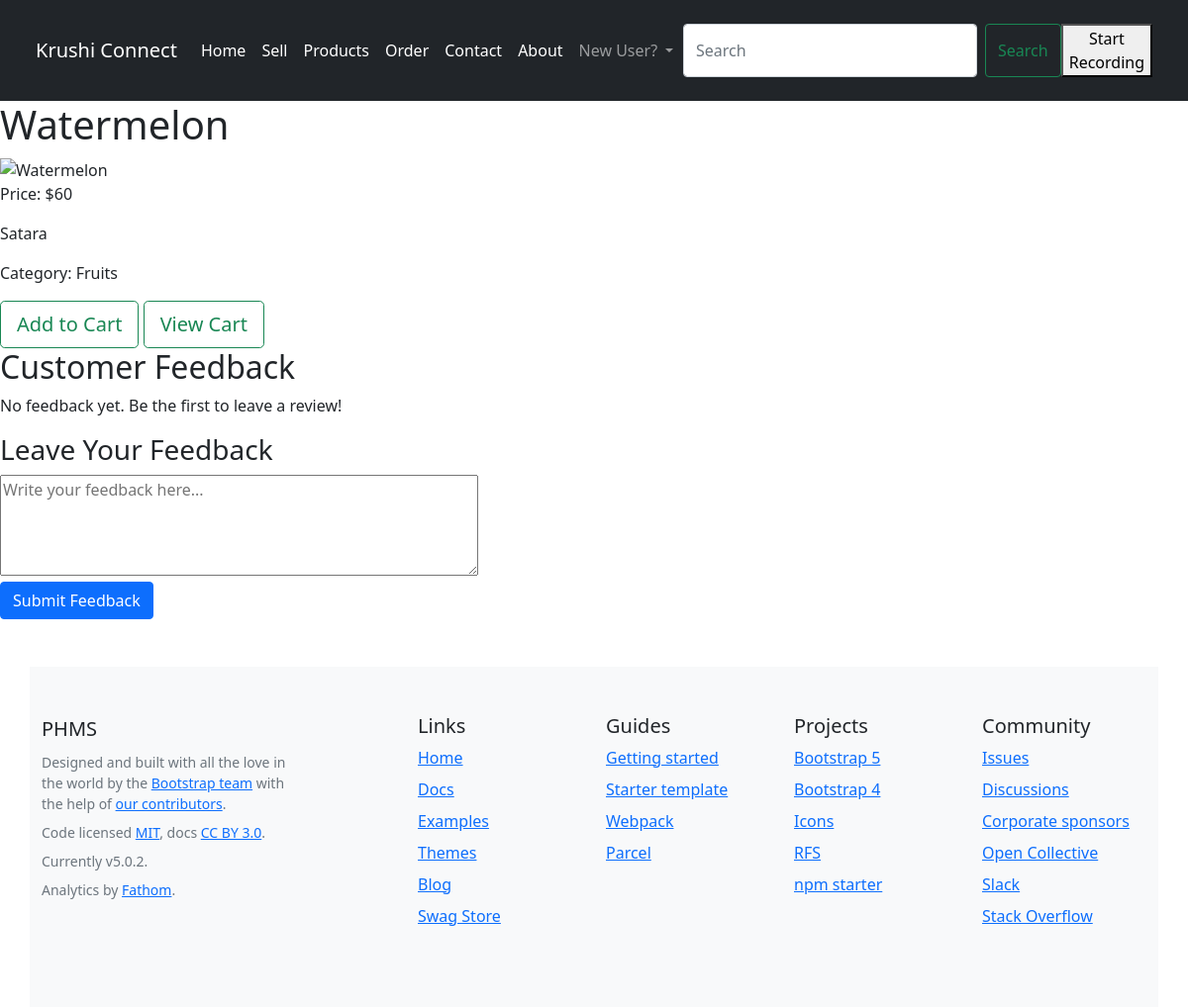
The app's page /productDetailPage/9 with its own data.
### app/models.py (models this page shows, shortened)
class Sell(models.Model):
    sell_category=models.CharField(max_length=250)
    sell_name=models.CharField(max_length=250)
    sell_image=models.ImageField(upload_to="products",blank=True,null=True)
    sell_price=models.IntegerField()
    sell_description = models.TextField()
    sell_location = models.CharField(max_length=100, default='Unknown')
    sell_by=models.CharField(max_length=100, default='Unknown')
    latitude = models.FloatField(null=True, blank=True)
    longitude = models.FloatField(null=True, blank=True)
    sell_exp=models.DateField(default="2024-12-31")

### app/views.py (the view)
# urls.py: path('productDetailPage/<id>', views.product_detail, name='product_detail'),
def product_detail(request,id):
    product = Sell.objects.get(id=id)
    feedbacks = Feedback.objects.filter(product=product)
    return render(request, 'product_detail.html',{'product': product,'feedbacks': feedbacks})

### templates/product_detail.html (shortened to what this page needs)
{% extends "base.html" %}
{% block body %}
<div class="product-detail">
    <h1>{{ product.sell_name }}</h1>
    <img src="{{ product.image.url }}" alt="{{ product.sell_name }}">
    <p>Price: ${{ product.sell_price }}</p>
    <p>{{ product.sell_description }}</p>
    <p>Category: {{ product.sell_category }}</p>
    <a href="/addToCart/{{product.id}}" class="btn btn-outline-success btn-lg">Add to Cart</a>
    <a href="/viewCart/" class="btn btn-outline-success btn-lg">View Cart</a>
</div>
<div class="feedback-section">
    <h2>Customer Feedback</h2>
    <div class="feedback-list">
        {% if feedbacks %}
            <ul>
                {% for feedback in feedbacks %}
                    <li>
                        <strong>{{ feedback.user }}:</strong> {{ feedback.comment }}
                        <p><small>Posted on {{ feedback.created_at|date:"F d, Y H:i" }}</small></p>
                    </li>
                {% endfor %}
            </ul>
        {% else %}
            <p>No feedback yet. Be the first to leave a review!</p>
        {% endif %}
    </div>
    <div class="feedback-form">
        <h3>Leave Your Feedback</h3>
        <form action="{% url 'add_feedback' product.id %}" method="post">
            <textarea name="comment" rows="4" cols="50" placeholder="Write your feedback here..." required></textarea><br>
            <button type="submit" class="btn btn-primary">Submit Feedback</button>
        </form>
    </div>
</div>
{% endblock body %}

### records on screen
Sell: sell_name "Watermelon", sell_price "60", sell_description "Satara", sell_category "Fruits"
